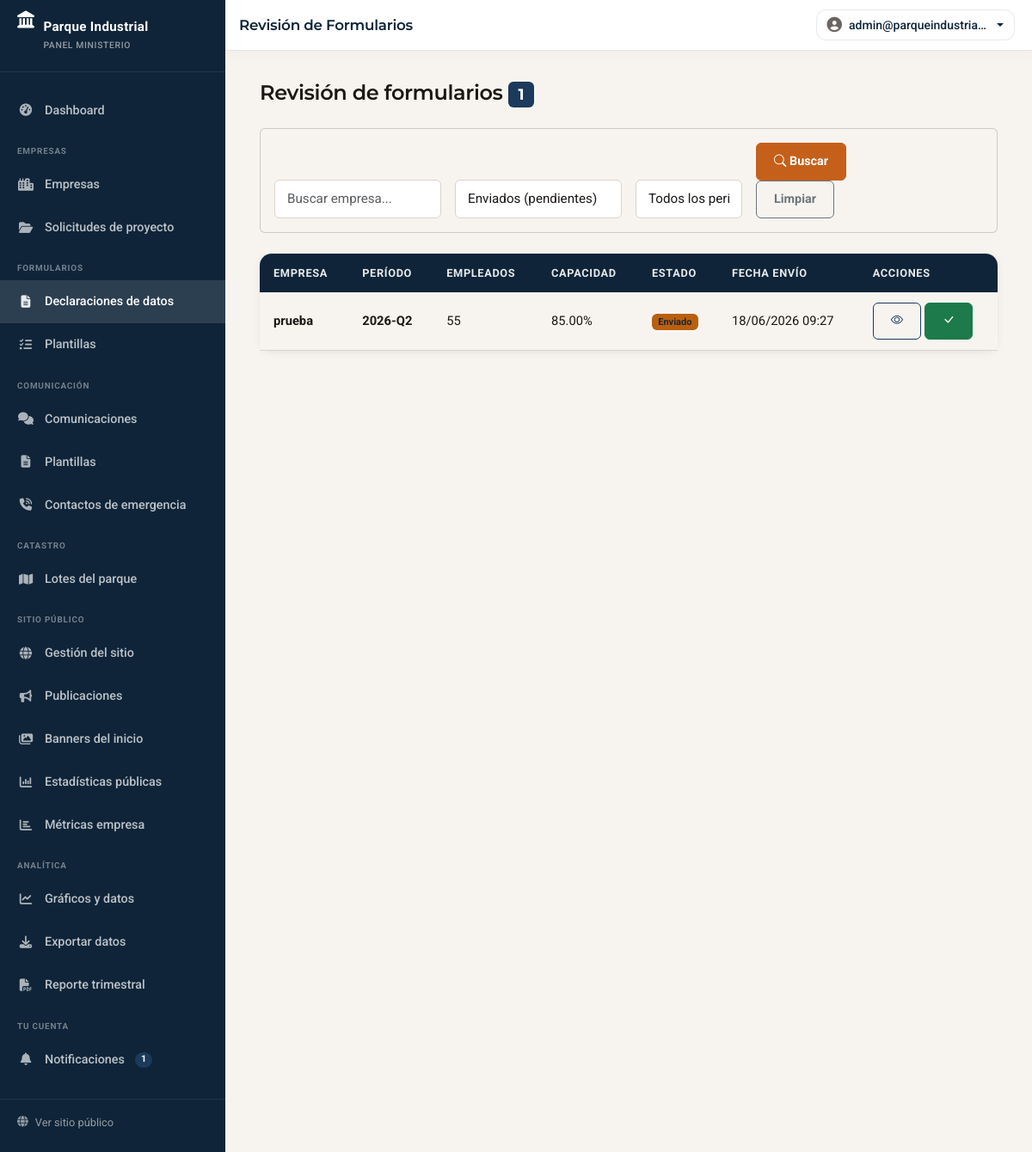
The page /ministerio/formularios.php (signed in) on the database its author committed.
### tables this page shows
CREATE TABLE `datos_empresa` (
  `id` int(11) NOT NULL AUTO_INCREMENT,
  `empresa_id` int(11) NOT NULL,
  `periodo` varchar(20) NOT NULL COMMENT 'Ej: 2025-Q1, 2025-Q2',
  `dotacion_total` int(11) DEFAULT 0,
  `empleados_masculinos` int(11) DEFAULT 0,
  `empleados_femeninos` int(11) DEFAULT 0,
  `empleados_otros` int(11) DEFAULT 0,
  `capacidad_instalada` varchar(255) DEFAULT NULL,
  `porcentaje_capacidad_uso` decimal(5,2) DEFAULT NULL,
  `produccion_mensual` varchar(255) DEFAULT NULL,
  `unidad_produccion` varchar(50) DEFAULT NULL,
  `consumo_energia` decimal(12,2) DEFAULT NULL COMMENT 'kWh mensuales',
  `consumo_agua` decimal(12,2) DEFAULT NULL COMMENT 'm3 mensuales',
  `consumo_gas` decimal(12,2) DEFAULT NULL COMMENT 'm3 mensuales',
  `conexion_red_agua` tinyint(1) DEFAULT 0,
  `pozo_agua` tinyint(1) DEFAULT 0,
  `conexion_gas_natural` tinyint(1) DEFAULT 0,
  `conexion_cloacas` tinyint(1) DEFAULT 0,
  `exporta` tinyint(1) DEFAULT 0,
  `productos_exporta` text DEFAULT NULL,
  `paises_exporta` varchar(255) DEFAULT NULL,
  `monto_exportaciones` decimal(15,2) DEFAULT NULL,
  `importa` tinyint(1) DEFAULT 0,
  `productos_importa` text DEFAULT NULL,
  `paises_importa` varchar(255) DEFAULT NULL,
  `monto_importaciones` decimal(15,2) DEFAULT NULL,
  `emisiones_co2` decimal(12,4) DEFAULT NULL COMMENT 'Toneladas CO2 equivalente',
  `fuente_emision_principal` varchar(100) DEFAULT NULL,
  `inversion_anual` decimal(15,2) DEFAULT NULL,
  `inversion_maquinaria` decimal(15,2) DEFAULT NULL,
  `inversion_infraestructura` decimal(15,2) DEFAULT NULL,
  `rango_facturacion` enum('micro','pequena','mediana','grande') DEFAULT NULL,
  `certificaciones` text DEFAULT NULL COMMENT 'ISO, etc.',
  `estado` enum('borrador','enviado','aprobado','rechazado') DEFAULT 'borrador',
  `declaracion_jurada` tinyint(1) DEFAULT 0,
  `fecha_declaracion` datetime DEFAULT NULL,
  `ip_declaracion` varchar(45) DEFAULT NULL,
  `observaciones_ministerio` text DEFAULT NULL,
  `revisado_por` int(11) DEFAULT NULL,
  `fecha_revision` datetime DEFAULT NULL,
  `created_at` timestamp NOT NULL DEFAULT current_timestamp(),
  `updated_at` timestamp NOT NULL DEFAULT current_timestamp() ON UPDATE current_timestamp(),
  PRIMARY KEY (`id`),
  UNIQUE KEY `uk_empresa_periodo` (`empresa_id`,`periodo`),
  KEY `revisado_por` (`revisado_por`),
  KEY `idx_periodo` (`periodo`),
  KEY `idx_estado` (`estado`),
  CONSTRAINT `datos_empresa_ibfk_1` FOREIGN KEY (`empresa_id`) REFERENCES `empresas` (`id`) ON DELETE CASCADE,
  CONSTRAINT `datos_empresa_ibfk_2` FOREIGN KEY (`revisado_por`) REFERENCES `usuarios` (`id`) ON DELETE SET NULL
);

CREATE TABLE `empresas` (
  `id` int(11) NOT NULL AUTO_INCREMENT,
  `usuario_id` int(11) DEFAULT NULL,
  `nombre` varchar(255) NOT NULL,
  `razon_social` varchar(255) DEFAULT NULL,
  `cuit` varchar(20) DEFAULT NULL,
  `rubro` varchar(100) DEFAULT NULL,
  `descripcion` text DEFAULT NULL,
  `ubicacion` varchar(100) DEFAULT NULL COMMENT 'PI El Pantanillo, Capital, etc',
  `direccion` varchar(255) DEFAULT NULL,
  `latitud` decimal(10,8) DEFAULT NULL,
  `longitud` decimal(11,8) DEFAULT NULL,
  `telefono` varchar(50) DEFAULT NULL,
  `email_contacto` varchar(255) DEFAULT NULL,
  `contacto_nombre` varchar(255) DEFAULT NULL,
  `sitio_web` varchar(255) DEFAULT NULL,
  `facebook` varchar(255) DEFAULT NULL,
  `instagram` varchar(255) DEFAULT NULL,
  `linkedin` varchar(255) DEFAULT NULL,
  `logo` varchar(255) DEFAULT NULL,
  `imagen_portada` varchar(255) DEFAULT NULL,
  `estado` enum('pendiente','activa','suspendida','inactiva') DEFAULT 'pendiente',
  `perfil_completo` tinyint(1) DEFAULT 0,
  `verificada` tinyint(1) DEFAULT 0,
  `visitas` int(11) DEFAULT 0,
  `lote_declarado` varchar(50) DEFAULT NULL COMMENT 'Numero de lote declarado por la empresa',
  `lote_solicitud_estado` enum('sin_solicitud','pendiente','asignado') NOT NULL DEFAULT 'sin_solicitud',
  `created_at` timestamp NOT NULL DEFAULT current_timestamp(),
  `updated_at` timestamp NOT NULL DEFAULT current_timestamp() ON UPDATE current_timestamp(),
  PRIMARY KEY (`id`),
  KEY `usuario_id` (`usuario_id`),
  KEY `idx_rubro` (`rubro`),
  KEY `idx_ubicacion` (`ubicacion`),
  KEY `idx_estado` (`estado`),
  KEY `idx_visitas` (`visitas`),
  FULLTEXT KEY `idx_busqueda` (`nombre`,`razon_social`,`descripcion`,`rubro`),
  CONSTRAINT `empresas_ibfk_1` FOREIGN KEY (`usuario_id`) REFERENCES `usuarios` (`id`) ON DELETE SET NULL
);

### includes/funciones/web.php (called while the page is built, shortened)
<?php
function e($string) {
    return htmlspecialchars($string ?? '', ENT_QUOTES, 'UTF-8');
}
function paginate($total, $per_page, $current_page, $url_pattern) {
    $total_pages = ceil($total / $per_page);
    $current_page = max(1, min($current_page, $total_pages));
    $pages = [];
    for ($i = max(1, $current_page - 2); $i <= min($total_pages, $current_page + 2); $i++) {
        $pages[] = $i;
    }
    return [
        'total' => $total,
        'per_page' => $per_page,
        'current_page' => $current_page,
        'total_pages' => $total_pages,
        'pages' => $pages,
        'has_prev' => $current_page > 1,
        'has_next' => $current_page < $total_pages,
        'prev_url' => str_replace('{page}', $current_page - 1, $url_pattern),
        'next_url' => str_replace('{page}', $current_page + 1, $url_pattern),
        'url_pattern' => $url_pattern
    ];
}

### includes/funciones/formato.php (called while the page is built, shortened)
<?php
function format_datetime($date, $format = 'd/m/Y H:i') {
    $dt = new DateTime($date);
    return $dt->format($format);
}

### public/ministerio/formularios.php (the view, shortened to what this page needs)
<?php
$db = getDB();
$filtro_estado = trim($_GET['estado'] ?? 'enviado');
$buscar = trim($_GET['buscar'] ?? '');
$pagina = max(1, (int)($_GET['pagina'] ?? 1));
$where = [];
$params = [];
if ($filtro_estado !== '' && $filtro_estado !== 'todos') {
    $where[] = "de.estado = ?";
    $params[] = $filtro_estado;
}
$where_sql = $where ? 'WHERE ' . implode(' AND ', $where) : '';
$stmt = $db->prepare("SELECT COUNT(*) FROM datos_empresa de INNER JOIN empresas e ON de.empresa_id = e.id $where_sql");
$stmt->execute($params);
$total = $stmt->fetchColumn();
$pagination = paginate($total, ADMIN_ITEMS_PER_PAGE, $pagina, 'formularios.php?' . http_build_query(array_merge($_GET, ['pagina' => '{page}'])));
$offset = ($pagination['current_page'] - 1) * ADMIN_ITEMS_PER_PAGE;
$stmt = $db->prepare("
    SELECT de.*, e.nombre as empresa_nombre, e.cuit, e.rubro
    FROM datos_empresa de
    INNER JOIN empresas e ON de.empresa_id = e.id
    $where_sql
    ORDER BY de.created_at DESC
    LIMIT " . ADMIN_ITEMS_PER_PAGE . " OFFSET $offset
");
$stmt->execute($params);
$formularios = $stmt->fetchAll();
require_once BASEPATH . '/includes/ministerio_layout_header.php';
?>
        <h2 class="h4 mb-4 fw-semibold">Revisión de formularios <span class="badge bg-primary"><?= $total ?></span></h2>
        <div class="card mb-4">
            <div class="card-body">
                <form class="row g-3 align-items-end" method="GET">
                    <div class="col-md-3">
                        <input type="text" name="buscar" class="form-control" placeholder="Buscar empresa..." value="<?= e($buscar) ?>">
                    </div>
                    <div class="col-md-3">
                        <select name="estado" class="form-select">
                            <option value="enviado" <?= $filtro_estado === 'enviado' ? 'selected' : '' ?>>Enviados (pendientes)</option>
                        </select>
                    </div>
                    <div class="col-md-2">
                        <select name="periodo" class="form-select">
                            <option value="">Todos los períodos</option>
                        </select>
                    </div>
                    <div class="col-md-3">
                        <button type="submit" class="btn btn-primary me-2"><i class="bi bi-search"></i> Buscar</button>
                        <a href="formularios.php" class="btn btn-outline-secondary">Limpiar</a>
                    </div>
                </form>
            </div>
        </div>
        <div class="table-container">
            <table class="table table-hover mb-0">
                <thead>
                    <tr>
                        <th>Empresa</th>
                        <th>Período</th>
                        <th>Empleados</th>
                        <th>Capacidad</th>
                        <th>Estado</th>
                        <th>Fecha envío</th>
                        <th>Acciones</th>
                    </tr>
                </thead>
                <tbody>
                    <?php foreach ($formularios as $f): ?>
                    <tr>
                        <td>
                            <strong><?= e($f['empresa_nombre']) ?></strong>
                        </td>
                        <td><strong><?= e($f['periodo']) ?></strong></td>
                        <td><?= $f['dotacion_total'] ?></td>
                        <td><?= $f['porcentaje_capacidad_uso'] ? $f['porcentaje_capacidad_uso'] . '%' : '-' ?></td>
                        <td>
                            <?php
                            $badge_class = ['borrador' => 'bg-secondary', 'enviado' => 'bg-warning text-dark', 'aprobado' => 'bg-success', 'rechazado' => 'bg-danger'];
                            ?>
                            <span class="badge <?= $badge_class[$f['estado']] ?? 'bg-secondary' ?>"><?= ucfirst($f['estado']) ?></span>
                        </td>
                        <td><?= $f['fecha_declaracion'] ? format_datetime($f['fecha_declaracion']) : '-' ?></td>
                        <td>
                            <button class="btn btn-sm btn-outline-primary" data-bs-toggle="modal" data-bs-target="#modalDetalle<?= $f['id'] ?>" title="Ver detalle">
                                <i class="bi bi-eye"></i>
                            </button>
                            <?php if ($f['estado'] === 'enviado'): ?>
                            <button class="btn btn-sm btn-success" data-bs-toggle="modal" data-bs-target="#modalAccion<?= $f['id'] ?>" title="Revisar">
                                <i class="bi bi-check-lg"></i>
                            </button>
                            <?php endif; ?>
                        </td>
                    </tr>
                    <?php endforeach; ?>
                </tbody>
            </table>
        </div>
<?php require_once BASEPATH . '/includes/ministerio_layout_footer.php'; ?>

### public/css/styles.css (style rules this page uses)
:root { --primary: #1b3a5c; --primary-dark: #0f2438; --primary-mid: #1e4a73; --primary-light: #2c6496; --amber: #c4601a; --amber-light: #e8813a; --amber-bg: #fdf0e4; --secondary: #1d7a4a; --secondary-bg: #e4f3eb; --success: #1d7a4a; --success-bg: #e4f3eb; --warning: #b86010; --warning-bg: #fdf0e4; --danger: #c0392b; --danger-bg: #fdecea; --info: #1e6091; --info-bg: #e3eef8; --stone: #f7f4f0; --stone-mid: #ede9e3; --stone-deep: #d9d3ca; --ink: #1a1714; --muted: #6b6460; --white: #ffffff; --gray-100: #f7f4f0; --gray-200: #ede9e3; --gray-300: #d9d3ca; --gray-600: #6b6460; --gray-800: #2e2a27; --gray-900: #1a1714; --shadow: 0 2px 8px rgba(15, 36, 56, 0.08); --shadow-lg: 0 6px 24px rgba(15, 36, 56, 0.12); --shadow-amber: 0 4px 16px rgba(196, 96, 26, 0.22); --radius: 6px; --radius-md: 10px; --radius-lg: 14px; --radius-pill: 999px; }
:root { --bs-primary: #1b3a5c; --bs-primary-rgb: 27, 58, 92; --bs-secondary: #6b6460; --bs-secondary-rgb: 107, 100, 96; --bs-success: #1d7a4a; --bs-success-rgb: 29, 122, 74; --bs-warning: #b86010; --bs-warning-rgb: 184, 96, 16; --bs-danger: #c0392b; --bs-danger-rgb: 192, 57, 43; --bs-info: #1e6091; --bs-info-rgb: 30, 96, 145; --bs-body-bg: #f7f4f0; --bs-body-color: #1a1714; --bs-border-color: #d9d3ca; --bs-link-color: #1b3a5c; --bs-link-hover-color: #1e4a73; --bs-success-bg-subtle: #e4f3eb; --bs-warning-bg-subtle: #fdf0e4; --bs-danger-bg-subtle: #fdecea; --bs-info-bg-subtle: #e3eef8; }
* { box-sizing: border-box; }
html { scroll-behavior: smooth; }
body { font-family: 'Inter', 'Roboto', system-ui, sans-serif; font-size: 16px; line-height: 1.65; color: var(--ink); background: var(--stone); margin: 0; }
h1, h2, h3, h4, h5, h6 { font-family: 'Montserrat', system-ui, sans-serif; font-weight: 700; color: var(--ink); letter-spacing: -0.015em; }
a { color: var(--primary); text-decoration: none; transition: color 0.2s; }
.table-container { background: #fff; border-radius: var(--radius-lg); box-shadow: var(--shadow); overflow: visible; }
.table-container > .table thead tr:first-child th:first-child { border-top-left-radius: var(--radius-lg); }
.table-container > .table thead tr:first-child th:last-child { border-top-right-radius: var(--radius-lg); }
.table { margin: 0; }
.table thead th { background: var(--primary-dark); color: rgba(255,255,255,0.9); font-weight: 600; font-size: 0.8rem; letter-spacing: 0.05em; text-transform: uppercase; border: none; padding: 12px 16px; }
.table tbody td { padding: 12px 16px; vertical-align: middle; color: var(--ink); font-size: 0.92rem; }
.form-control, .form-select { border-radius: var(--radius); border: 1px solid var(--stone-deep); padding: 10px 14px; background: #fff; color: var(--ink); font-size: 0.95rem; }
.btn { border-radius: var(--radius); padding: 10px 20px; font-weight: 600; font-size: 0.9rem; transition: background 0.2s, transform 0.15s, box-shadow 0.2s; }
.btn-primary { background: var(--amber); border-color: var(--amber); color: #fff; }
.btn-success { background: var(--success); border-color: var(--success); color: #fff; }
.btn-outline-primary { color: var(--primary); border-color: var(--primary); background: transparent; }

### public/css/empresa-app.css (style rules this page uses)
:root { --ea-primary: #1b3a5c; --ea-primary-dark: #0f2438; --ea-primary-mid: #1e4a73; --ea-amber: #c4601a; --ea-surface: #f7f4f0; --ea-card-shadow: 0 4px 24px rgba(15, 36, 56, 0.07); --ea-card-shadow-hover: 0 8px 32px rgba(15, 36, 56, 0.12); --ea-sidebar-w: 232px; --ea-topbar-h: 58px; }
body.empresa-app-body, body.ministerio-app-body { margin: 0; min-height: 100vh; background: #f7f4f0; font-family: 'Roboto', system-ui, sans-serif; }
body.ministerio-app-body { --ea-sidebar-w: 262px; }

### rows shown on the page
datos_empresa: empresa.nombre "prueba", periodo "2026-Q2", dotacion_total "55", porcentaje_capacidad_uso "85.00", estado "Enviado", fecha_declaracion "18/06/2026 09:27"

### other values the page prints
$badge_notif "1"
$page_title "Revisión de Formularios"
$topbar_name "admin@parqueindustria…"
$total "1"
